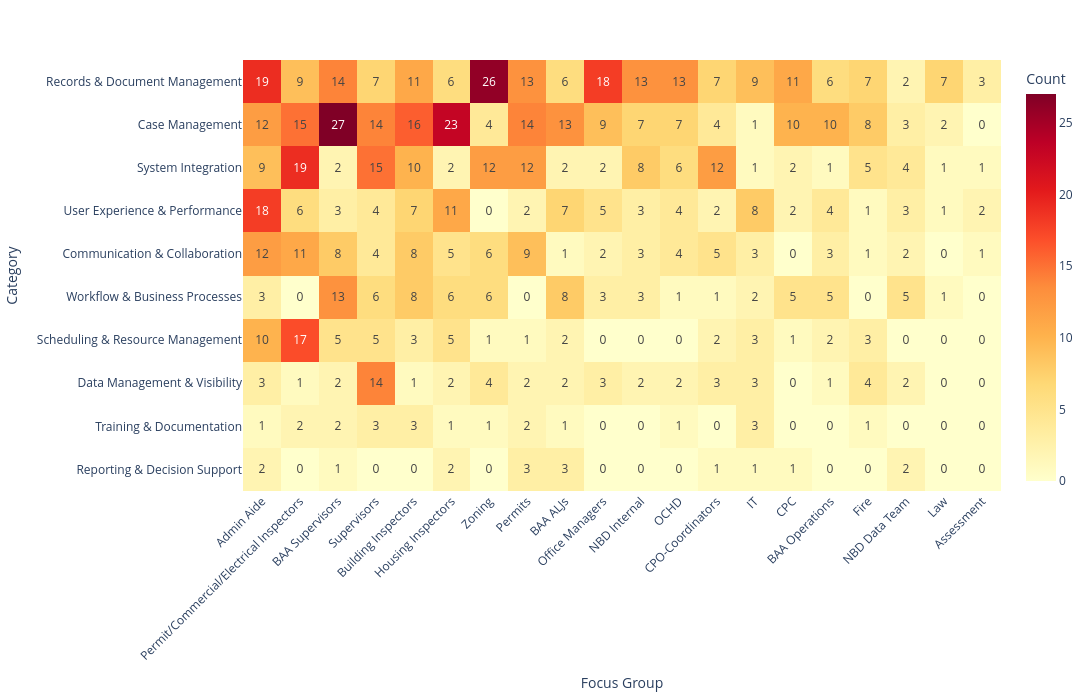

Source (notebook cell):
### Code cell
heatmap_df = pd.crosstab(df["focus_group"], df["Category"])
focus_group_order = heatmap_df.sum(axis=1).sort_values(ascending=False).index
category_order = heatmap_df.sum(axis=0).sort_values(ascending=False).index
heatmap_df = heatmap_df.loc[focus_group_order, category_order].T
fig_heatmap = px.imshow(
    heatmap_df,
    labels=dict(x="Focus Group", y="Category", color="Count"),
    # title="Focus group vs category",
    color_continuous_scale="YlOrRd", text_auto=True, aspect="auto",
)
fig_heatmap.update_layout(height=700, width=1100, xaxis_tickangle=-45, template="plotly_white")
fig_heatmap.show()

### Figure 1 — Plotly figure (JSON) as saved in the notebook; plotly's stock layout.template omitted (floating-point values rounded to 4 significant figures; data arrays with more than 128 entries replaced by an {"elided": "..."} marker saying what was removed)
{"data": [{"coloraxis": "coloraxis", "hovertemplate": "Focus Group: %{x}<br>Category: %{y}<br>Count: %{z}<extra></extra>", "name": "0", "texttemplate": "%{z}", "type": "heatmap", "x": ["Admin Aide", "Permit/Commercial/Electrical Inspectors", "BAA Supervisors", "Supervisors", "Building Inspectors", "Housing Inspectors", "Zoning", "Permits", "BAA ALJs", "Office Managers", "NBD Internal", "OCHD", "CPO-Coordinators", "IT", "CPC", "BAA Operations", "Fire", "NBD Data Team", "Law", "Assessment"], "xaxis": "x", "y": ["Records & Document Management", "Case Management", "System Integration", "User Experience & Performance", "Communication & Collaboration", "Workflow & Business Processes", "Scheduling & Resource Management", "Data Management & Visibility", "Training & Documentation", "Reporting & Decision Support"], "yaxis": "y", "z": {"elided": "10x20 int values"}}], "layout": {"coloraxis": {"autocolorscale": false, "colorbar": {"title": {"text": "Count"}}, "colorscale": [[0, "rgb(255,255,204)"], [0.125, "rgb(255,237,160)"], [0.25, "rgb(254,217,118)"], [0.375, "rgb(254,178,76)"], [0.5, "rgb(253,141,60)"], [0.625, "rgb(252,78,42)"], [0.75, "rgb(227,26,28)"], [0.875, "rgb(189,0,38)"], [1, "rgb(128,0,38)"]]}, "height": 700, "margin": {"t": 60}, "width": 1100, "xaxis": {"anchor": "y", "domain": [0, 1], "tickangle": -45, "title": {"text": "Focus Group"}}, "yaxis": {"anchor": "x", "autorange": "reversed", "domain": [0, 1], "title": {"text": "Category"}}}}
